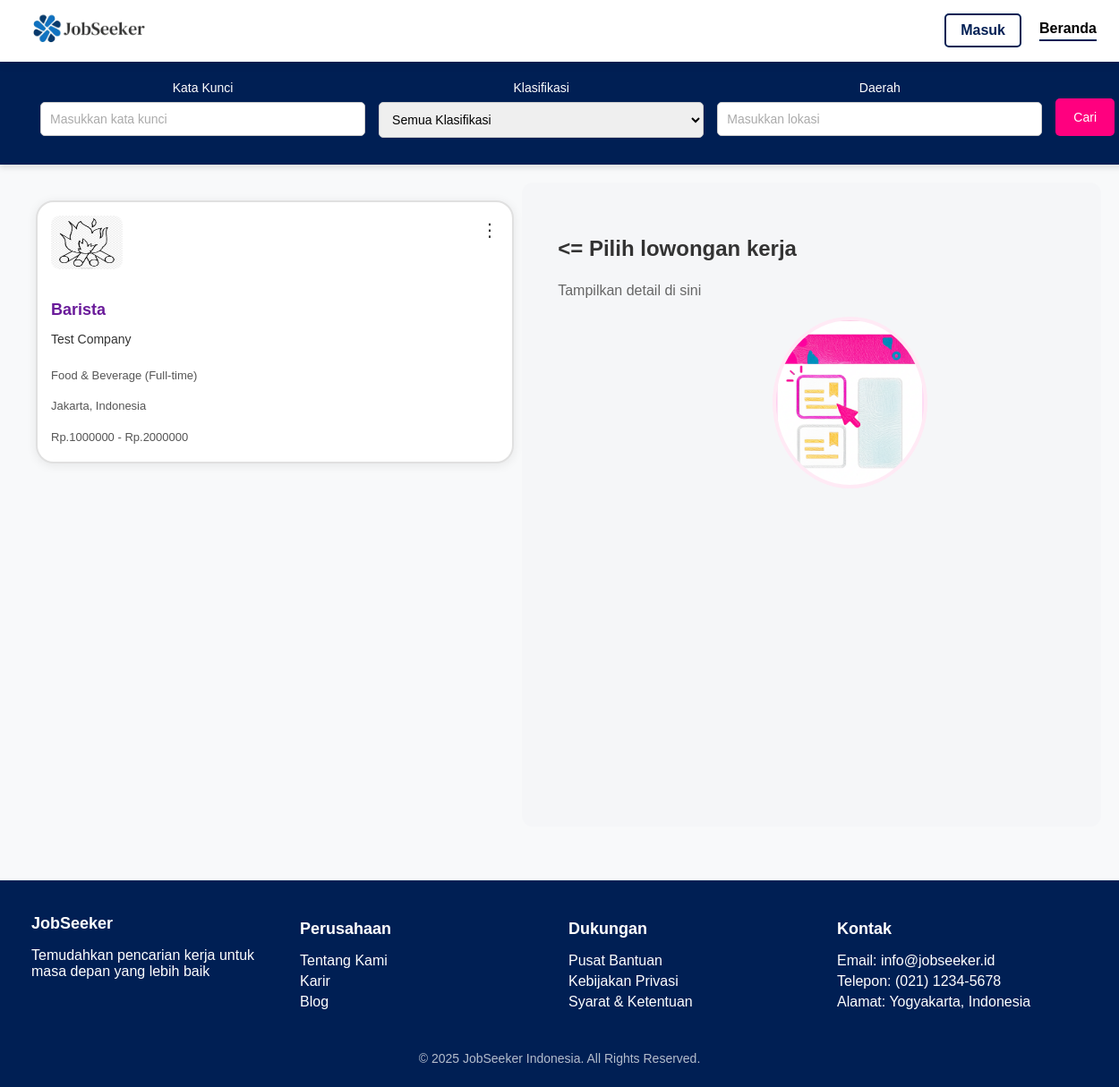
The page / on the database its author committed.
### tables this page shows
CREATE TABLE `lowongan` (
  `id` int(11) NOT NULL,
  `employer_id` int(11) NOT NULL,
  `judul` varchar(100) NOT NULL,
  `perusahaan` varchar(100) NOT NULL,
  `kategori` varchar(50) NOT NULL,
  `lokasi` varchar(100) NOT NULL,
  `gaji_min` int(11) NOT NULL,
  `gaji_max` int(11) NOT NULL,
  `gaji_display` varchar(100) NOT NULL,
  `tipe` varchar(20) NOT NULL,
  `logo` varchar(255) NOT NULL,
  `deskripsi` text NOT NULL,
  `kualifikasi` text NOT NULL,
  `batas_lamaran` date DEFAULT NULL,
  `created_at` timestamp NOT NULL DEFAULT current_timestamp(),
  `updated_at` timestamp NOT NULL DEFAULT current_timestamp() ON UPDATE current_timestamp()
);

### index.php (the view, shortened to what this page needs)
<?php
include 'koneksi.php';
$keyword  = $_GET['keyword'] ?? '';
$lokasi   = $_GET['lokasi'] ?? '';
$sql = "SELECT * FROM lowongan WHERE 1=1";
$sql .= " ORDER BY id DESC";
$result = $conn->query($sql);
?>
<!DOCTYPE html>
<html lang="id">
<head>
<link rel="stylesheet" href="styles/index.css?v=<?= time(); ?>">
</head>
<body>
<div class="navbar-container">
    <nav class="navbar">
        <a href="index.php" class="logo">
            <img src="assets/logo website/jobseeker.png" alt="Logo Web" />
        </a>
        <div class="nav-right">
            <a href="login_user.php"><button class="outline-button">Masuk</button></a>
            <ul class="breadcrumb">
                <li><a href="index.php" class="nav-item active">Beranda</a></li>
            </ul>
        </div>
    </nav>
</div>
<div class="search-box">
  <form method="GET">
    <div class="search-group">
      <div class="search-field">
        <label for="keyword">Kata Kunci</label>
        <input type="text" name="keyword" placeholder="Masukkan kata kunci" value="<?= htmlspecialchars($keyword) ?>">
      </div>
      <div class="search-field">
      <label for="kategori">Klasifikasi</label>
          <select name="kategori">
          <option value="">Semua Klasifikasi</option>
          </select>
      </div>
      <div class="search-field">
        <label for="lokasi">Daerah</label>
        <input type="text" name="lokasi" placeholder="Masukkan lokasi" value="<?= htmlspecialchars($lokasi) ?>">
      </div>
      <button type="submit">Cari</button>
    </div>
  </form>
</div>
<div class="main-container">
  <div class="job-list">
    <?php if ($result && $result->num_rows > 0): ?>
      <?php while($row = $result->fetch_assoc()): ?>
        <div class="job-card" data-id="<?= htmlspecialchars($row['id']) ?>">
          <div class="menu-container">
            <button class="menu-button">⋮</button>
          </div>
          <img src="<?= htmlspecialchars($row['logo'] ?? '/path/to/default-logo.png') ?>" alt="<?= htmlspecialchars($row['perusahaan']) ?>" style="height: 60px; margin-bottom: 15px;">
          <div style="font-size: 18px; font-weight: bold; color: #6a1b9a; margin-top: 5px;">
              <?= htmlspecialchars($row['judul']) ?>
          </div>
          <div style="font-size: 14px; color: #333; margin-bottom: 10px;">
              <?= htmlspecialchars($row['perusahaan']) ?>
          </div>
          <div style="font-size: 13px; color: #555; margin-bottom: 5px;">
              <?= htmlspecialchars($row['kategori']) ?> (<?= htmlspecialchars($row['tipe']) ?>)
          </div>
          <div style="font-size: 13px; color: #555; margin-bottom: 5px;">
              <?= htmlspecialchars($row['lokasi']) ?>
          </div>
          <div style="font-size: 13px; color: #555; margin-bottom: 5px;">
              Rp.<?= htmlspecialchars($row['gaji_min']) ?> - Rp.<?= htmlspecialchars($row['gaji_max']) ?>
          </div>
        </div>
      <?php endwhile; ?>
    <?php else: ?>
      <p>Tidak ada lowongan ditemukan.</p>
    <?php endif; ?>
  </div>
<div class="job-details" id="job-detail">
  <div class="job-placeholder">
    <h2><= Pilih lowongan kerja</h2>
    <p>Tampilkan detail di sini</p>
    <img src="assets/background/lihat.png" alt="Logo Web" />
  </div>
</div>
</div>
<footer class="footer">
    <div class="footer-container">
        <div class="footer-section">
            <h3>JobSeeker</h3>
            <p>Temudahkan pencarian kerja untuk masa depan yang lebih baik</p>
        </div>
        <div class="footer-section">
            <h4>Perusahaan</h4>
            <ul>
                <li><a href="#">Tentang Kami</a></li>
                <li><a href="#">Karir</a></li>
                <li><a href="#">Blog</a></li>
            </ul>
        </div>
        <div class="footer-section">
            <h4>Dukungan</h4>
            <ul>
                <li><a href="#">Pusat Bantuan</a></li>
                <li><a href="#">Kebijakan Privasi</a></li>
                <li><a href="#">Syarat & Ketentuan</a></li>
            </ul>
        </div>
        <div class="footer-section">
            <h4>Kontak</h4>
            <ul>
                <li>Email: info@jobseeker.id</li>
                <li>Telepon: (021) 1234-5678</li>
                <li>Alamat: Yogyakarta, Indonesia</li>
            </ul>
        </div>
    </div>
    <div class="footer-copy">
        <p>&copy; 2025 JobSeeker Indonesia. All Rights Reserved.</p>
    </div>
</footer>
</body>
</html>

### rows shown on the page
lowongan: logo (picture), judul "Barista", perusahaan "Test Company", kategori "Food & Beverage", tipe "Full-time", lokasi "Jakarta, Indonesia", gaji_min "1000000", gaji_max "2000000"
